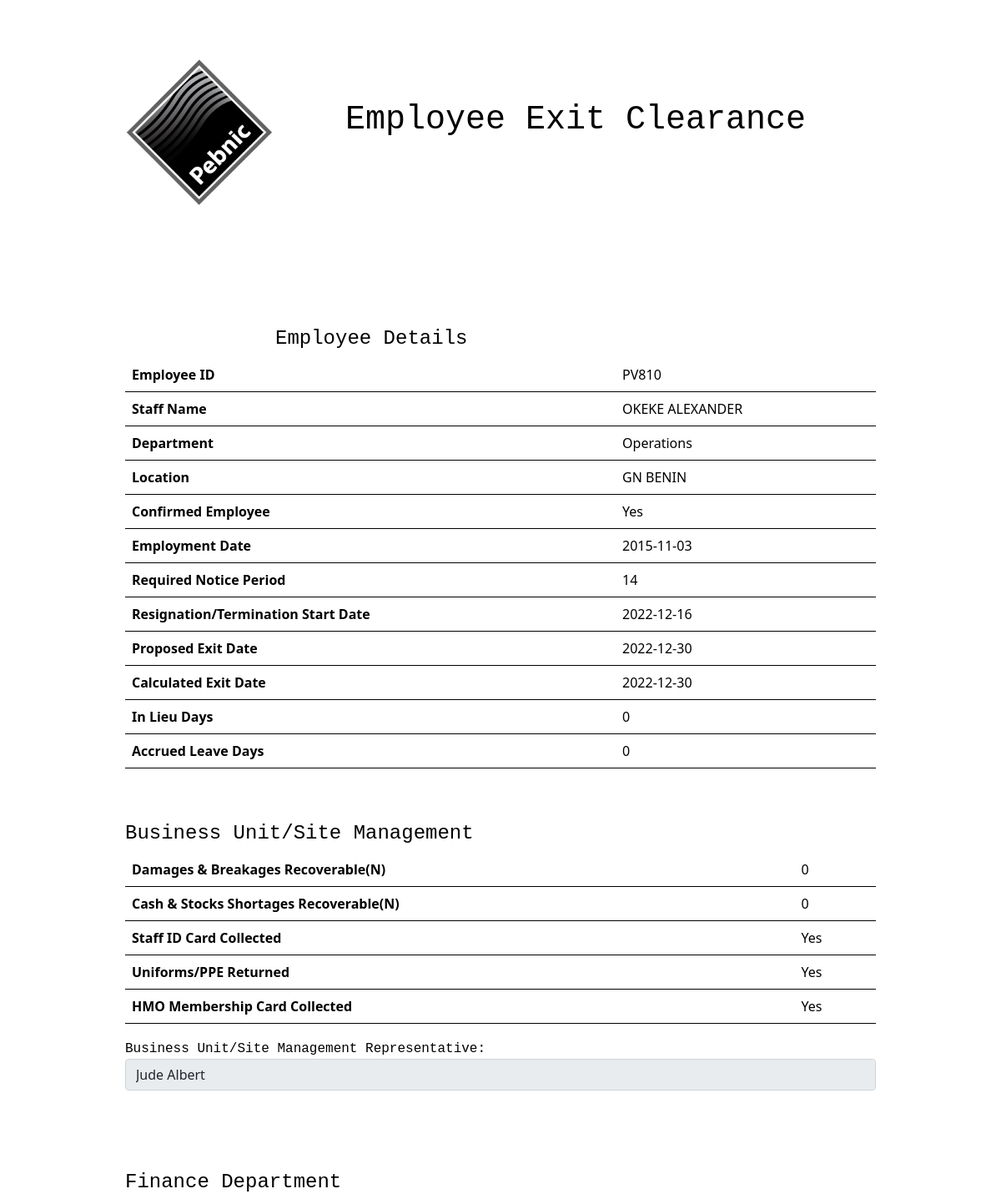
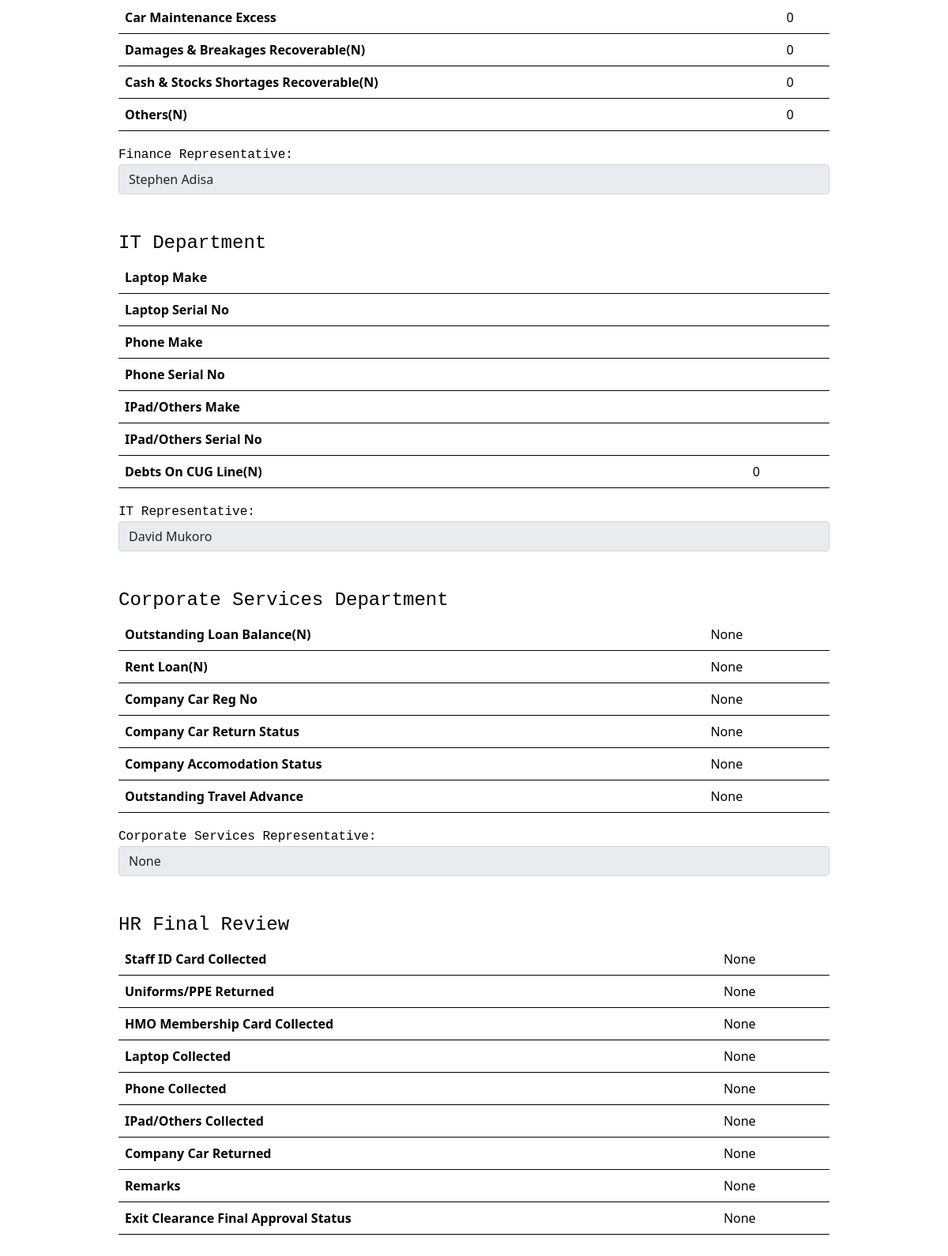
The page /report/1 on the database its author committed (2 pictures, top to bottom).
### website/models.py (models this page shows)
class ExitEmployees(db.Model):
    id = db.Column(db.Integer, primary_key=True)
    sendto = db.Column(db.String(150))
    employee_id = db.Column(db.String(150), unique=True)
    staff_name = db.Column(db.String(150))
    department = db.Column(db.String(150))
    location = db.Column(db.String(150))
    confirmed_employee=db.Column(db.String(20))
    employmentdate = db.Column(db.String(150))
    res_received_date = db.Column(db.String(150))
    req_notice = db.Column(db.Integer)
    prop_exitdate = db.Column(db.String(150))
    cal_exitdate = db.Column(db.String(150))
    days_inlieu =db.Column(db.Integer)
    leave_days = db.Column(db.Integer)
    sendto_name = db.Column(db.String(150))
    sendto_email = db.Column(db.String(150))
    hr_signatory = db.Column(db.String(150))
    hr_signatory_email = db.Column(db.String(150))
    bus_damages_recoverable = db.Column(db.Integer)
    bus_cash_recoverable = db.Column(db.Integer)
    id_collected = db.Column(db.String(20))
    uniform_collected = db.Column(db.String(20))
    hmo_collected = db.Column(db.String(20))
    bus_signatory = db.Column(db.String(150))
    excess_car_main = db.Column(db.Integer)
    fin_damages_recoverable = db.Column(db.Integer)
    fin_cash_recoverable = db.Column(db.Integer)
    other_charges = db.Column(db.Integer)
    fin_signatory = db.Column(db.String(150))
    laptop_make = db.Column(db.String(150))
    laptop_sn = db.Column(db.String(150))
    phone_make = db.Column(db.String(150))
    phone_sn = db.Column(db.String(150))
    ipad_make = db.Column(db.String(150))
    ipad_sn = db.Column(db.String(150))
    cug_debt = db.Column(db.Integer)
    it_signatory = db.Column(db.String(150))
    loan_balance = db.Column(db.Integer)
    rent_loan = db.Column(db.Integer)
    car_brand = db.Column(db.String(150))
    car_rn = db.Column(db.String(150))
    car_status = db.Column(db.String(150))
    accom_status = db.Column(db.String(150))
    travel_advance = db.Column(db.String(150))
    pay_employee_notice = db.Column(db.Integer)
    pay_company_notice = db.Column(db.Integer)
    cs_signatory = db.Column(db.String(150))
    hr_id_collected = db.Column(db.String(20))
    hr_uniform_collected = db.Column(db.String(20))
    hr_hmo_collected = db.Column(db.String(20))
    hr_laptop_collected = db.Column(db.String(20))
    hr_phone_collected = db.Column(db.String(20))
    hr_ipad_collected = db.Column(db.String(20))
    hr_car_collected = db.Column(db.String(20))
    hr_remarks = db.Column(db.String(10000))
    final_approval_status = db.Column(db.String(50))

### website/views.py (the view)
@views.route('/report/<int:id>', methods=['GET', 'POST'])
def report(id):
    exit_employees = ExitEmployees.query.order_by(ExitEmployees.id)
    id_to_update = ExitEmployees.query.get_or_404(id)
    return render_template("report.html", user=current_user, id_to_update=id_to_update,exit_employees=exit_employees)

### website/templates/report.html (shortened to what this page needs)
<!DOCTYPE html>
<html lang="en">
<head>
    <link rel="stylesheet" href="{{url_for('static', filename='base.css')}}">
    <link rel="stylesheet" href="{{url_for('static', filename='bootstrap.min.css')}}">
    <link rel="stylesheet" href="https://cdn.jsdelivr.net/npm/@fortawesome/fontawesome-free@6.2.0/css/fontawesome.min.css">
    <link rel="stylesheet" href="{{url_for('static', filename='report.css')}}">
</head>
<body>
  <div class="container padding">
    <div>
      <img src="{{url_for('static', filename='logo.png')}}" class="logo-image" style="float: left;">
      <h1 align="center">Employee Exit Clearance</h1>
    </div>
    <br>
    <br>
    <br>
    <br>
    <br>
    <br>
    <br>
    <br>
    <br>
    <h4 align="left">Employee Details</h4>
      <table class="table table-hover">
          <thead>
            <tr>
              <td class="tghead">Employee ID</td>
              <td>{{ id_to_update.employee_id }}</td>
            </tr>
          </thead>
          <tbody>
            <tr>
              <td class="tghead">Staff Name</td>
              <td>{{ id_to_update.staff_name }}</td>
            </tr>
            <tr>
              <td class="tghead">Department</td>
              <td>{{ id_to_update.department }}</td>
            </tr>
            <tr>
              <td class="tghead">Location</td>
              <td>{{ id_to_update.location }}</td>
            </tr>
            <tr>
              <td class="tghead">Confirmed Employee</td>
              <td>{{ id_to_update.confirmed_employee }}</td>
            </tr>
            <tr>
              <td class="tghead">Employment Date</td>
              <td>{{ id_to_update.employmentdate }}</td>
            </tr>
            <tr>
              <td class="tghead">Required Notice Period</td>
              <td>{{ id_to_update.req_notice }}</td>
            </tr>
            <tr>
              <td class="tghead">Resignation/Termination Start Date</td>
              <td>{{ id_to_update.res_received_date }}</td>
            </tr>
            <tr>
              <td class="tghead">Proposed Exit Date</td>
              <td>{{ id_to_update.prop_exitdate }}</td>
            </tr>
            <tr>
              <td class="tghead">Calculated Exit Date</td>
              <td>{{ id_to_update.cal_exitdate }}</td>
            </tr>
            <tr>
              <td class="tghead">In Lieu Days</td>
              <td>{{ id_to_update.days_inlieu }}</td>
            </tr>
            <tr>
              <td class="tghead">Accrued Leave Days</td>
              <td>{{ id_to_update.leave_days }}</td>
            </tr>
          </tbody>
      </table>
      <br>
      <br>
      <h4 align="left">Business Unit/Site Management</h4>
      <table class="table table-hover">
          <thead>
            <tr>
              <td class="tghead">Damages &amp; Breakages Recoverable(N)</td>
              <td>{{ id_to_update.bus_damages_recoverable }}</td>
            </tr>
          </thead>
          <tbody>
            <tr>
              <td class="tghead">Cash &amp; Stocks Shortages Recoverable(N)</td>
              <td>{{ id_to_update.bus_cash_recoverable }}</td>
            </tr>
            <tr>
              <td class="tghead">Staff ID Card Collected</td>
              <td>{{ id_to_update.id_collected }}</td>
            </tr>
            <tr>
              <td class="tghead">Uniforms/PPE Returned</td>
              <td>{{ id_to_update.uniform_collected }}</td>
            </tr>
            <tr>
              <td class="tghead">HMO Membership Card Collected</td>
              <td>{{ id_to_update.hmo_collected }}</td>
            </tr>
          </tbody>
      </table>
      <div class="form-group">
          <label for="bus_signatory">Business Unit/Site Management Representative:</label>
          <input type="text" class="form-control" id="bus_signatory" name="bus_signatory" value="{{ id_to_update.bus_signatory }}" readonly/>
      </div>
      <br>
      <br>
      <br>
      <br>
      <h4 align="left">Finance Department</h4>
      <table class="table table-hover">
          <thead>
            <tr>
                <td class="tghead">Car Maintenance Excess</td>
                <td>{{ id_to_update.excess_car_main }}</td>
            </tr>
          </thead>
          <tbody>
            <tr>
              <td class="tghead">Damages &amp; Breakages Recoverable(N)</td>
              <td>{{ id_to_update.fin_damages_recoverable }}</td>
            </tr>
            <tr>
              <td class="tghead">Cash &amp; Stocks Shortages Recoverable(N)</td>
              <td>{{ id_to_update.fin_cash_recoverable }}</td>
            </tr>
            <tr>
              <td class="tghead">Others(N)</td>
              <td>{{ id_to_update.other_charges }}</td>
            </tr>
          </tbody>
      </table>
      <div class="form-group">
          <label for="fin_signatory">Finance Representative:</label>
          <input type="text" class="form-control" id="fin_signatory" name="fin_signatory" value="{{ id_to_update.fin_signatory }}" readonly/>
      </div>
      <br>
      <br>
      <h4 align="left">IT Department</h4>
      <table class="table table-hover">
          <thead>
            <tr>
              <td class="tghead">Laptop Make</td>
              <td>{{ id_to_update.laptop_make }}</td>
            </tr>
          </thead>
          <tbody>
            <tr>
              <td class="tghead">Laptop Serial No</td>
              <td>{{ id_to_update.laptop_sn }}</td>
            </tr>
            <tr>
              <td class="tghead">Phone Make</td>
              <td>{{ id_to_update.phone_make }}</td>
            </tr>
            <tr>
              <td class="tghead">Phone Serial No</td>
              <td>{{ id_to_update.phone_sn }}</td>
            </tr>
            <tr>
              <td class="tghead">IPad/Others Make</td>
              <td>{{ id_to_update.ipad_make }}</td>
            </tr>
            <tr>
              <td class="tghead">IPad/Others Serial No</td>
              <td>{{ id_to_update.ipad_sn }}</td>
            </tr>
            <tr>
              <td class="tghead">Debts On CUG Line(N)</td>
              <td>{{ id_to_update.cug_debt }}</td>
            </tr>
          </tbody>
      </table>
      <div class="form-group">
          <label for="it_signatory">IT Representative:</label>
          <input type="text" class="form-control" id="it_signatory" name="it_signatory" value="{{ id_to_update.it_signatory }}" readonly/>
      </div>
      <br>
      <br>
      <h4 align="left">Corporate Services Department</h4>
      <table class="table table-hover">
          <thead>
            <tr>
                <td class="tghead">Outstanding Loan Balance(N)</td>
                <td>{{ id_to_update.loan_balance }}</td>
            </tr>
          </thead>
          <tbody>
            <tr>
              <td class="tghead">Rent Loan(N)</td>
              <td>{{ id_to_update.rent_loan }}</td>
            </tr>
            <tr>
              <td class="tghead">Company Car Reg No</td>
              <td>{{ id_to_update.car_rn }}</td>
            </tr>
            <tr>
              <td class="tghead">Company Car Return Status</td>
              <td>{{ id_to_update.car_status }}</td>
            </tr>
            <tr>
              <td class="tghead">Company Accomodation Status</td>
              <td>{{ id_to_update.accom_status }}</td>
            </tr>
            <tr>
              <td class="tghead">Outstanding Travel Advance</td>
              <td>{{ id_to_update.travel_advance }}</td>
            </tr>
          </tbody>
      </table>
      <div class="form-group">
          <label for="cs_signatory">Corporate Services Representative:</label>
          <input type="text" class="form-control" id="cs_signatory" name="cs_signatory" value="{{ id_to_update.cs_signatory }}" readonly/>
      </div>
      <br>
      <br>
      <h4 align="left">HR Final Review</h4>
      <table class="table table-hover">
          <thead>
            <tr>
              <td class="tghead">Staff ID Card Collected</td>
              <td>{{ id_to_update.hr_id_collected }}</td>
            </tr>
          </thead>
          <tbody>
            <tr>
              <td class="tghead">Uniforms/PPE Returned</td>
              <td>{{ id_to_update.hr_uniform_collected }}</td>
            </tr>
            <tr>
              <td class="tghead">HMO Membership Card Collected</td>
              <td>{{ id_to_update.hr_hmo_collected }}</td>
            </tr>
            <tr>
              <td class="tghead">Laptop Collected</td>
              <td>{{ id_to_update.hr_laptop_collected }}</td>
            </tr>
            <tr>
              <td class="tghead">Phone Collected</td>
              <td>{{ id_to_update.hr_phone_collected }}</td>
            </tr>
            <tr>
              <td class="tghead">IPad/Others Collected</td>
              <td>{{ id_to_update.hr_ipad_collected }}</td>
            </tr>
            <tr>
              <td class="tghead">Company Car Returned</td>
              <td>{{ id_to_update.hr_car_collected }}</td>
            </tr>
            <tr>
              <td class="tghead">Remarks</td>
              <td>{{ id_to_update.hr_remarks }}</td>
            </tr>
            <tr>
              <td class="tghead">Exit Clearance Final Approval Status</td>
              <td>{{ id_to_update.final_approval_status }}</td>
            </tr>
          </tbody>
      </table>
      <br>
      <br>
  <br>
  <br>
  </div>
</body>
</html>

### website/static/base.css (style rules this page uses)
.logo-image { width: 50%; height: auto; padding-top: 50px; margin: 0; vertical-align: middle; float: right; }
body { overflow:auto; }

### website/static/report.css (style rules this page uses)
body { background-color: white !important; }
h1,h2,h3,h4, label,p { color: black !important; }
.table .tghead { font-weight:bold;text-align:left; color: black!important; }
td { color: black !important; }

### website/templates/report.html (style rules this page uses)
h1,h2,h3,h4, label,p { color: whitesmoke; font-family: 'Courier New', Courier, monospace; }
.padding { padding: 10%; }
.table .tghead { font-weight:bold;text-align:left; color: whitesmoke; }
td { color: whitesmoke; }
table { caption-side: bottom; border-collapse: collapse; }
.table { --bs-table-bg: transparent; --bs-table-accent-bg: transparent; --bs-table-striped-color: #212529; --bs-table-striped-bg: rgba(0, 0, 0, 0.05); --bs-table-active-color: #212529; --bs-table-active-bg: rgba(0, 0, 0, 0.1); --bs-table-hover-color: #212529; --bs-table-hover-bg: rgba(0, 0, 0, 0.075); width: 100%; margin-bottom: 1rem; color: #212529; vertical-align: top; border-color: black; }
.table > :not(caption) > * > * { padding: 0.5rem 0.5rem; background-color: var(--bs-table-bg); border-bottom-width: 1px; box-shadow: inset 0 0 0 9999px var(--bs-table-accent-bg); }
.table > tbody { vertical-align: inherit; }
.table > thead { vertical-align: bottom; }
.table > :not(:last-child) > :last-child > * { border-bottom-color: currentColor; }
.logo-image { width: 20%; height: auto; padding-bottom: 50px; margin: 0; display: block; margin-left: auto; margin-right: auto; position: relative; top: -100px; }

### rows shown on the page
ExitEmployees: employee_id "PV810", staff_name "OKEKE ALEXANDER", department "Operations", location "GN BENIN", confirmed_employee "Yes", employmentdate "2015-11-03", req_notice "14", res_received_date "2022-12-16", prop_exitdate "2022-12-30", cal_exitdate "2022-12-30", days_inlieu "0", leave_days "0", bus_damages_recoverable "0", bus_cash_recoverable "0", id_collected "Yes", uniform_collected "Yes", hmo_collected "Yes", bus_signatory "Jude Albert", excess_car_main "0", fin_damages_recoverable "0", fin_cash_recoverable "0", other_charges "0", fin_signatory "Stephen Adisa", cug_debt "0", it_signatory "David Mukoro", loan_balance "None", rent_loan "None", car_rn "None", car_status "None", accom_status "None", travel_advance "None", cs_signatory "None", hr_id_collected "None", hr_uniform_collected "None", hr_hmo_collected "None", hr_laptop_collected "None", hr_phone_collected "None", hr_ipad_collected "None", hr_car_collected "None", hr_remarks "None", final_approval_status "None"
